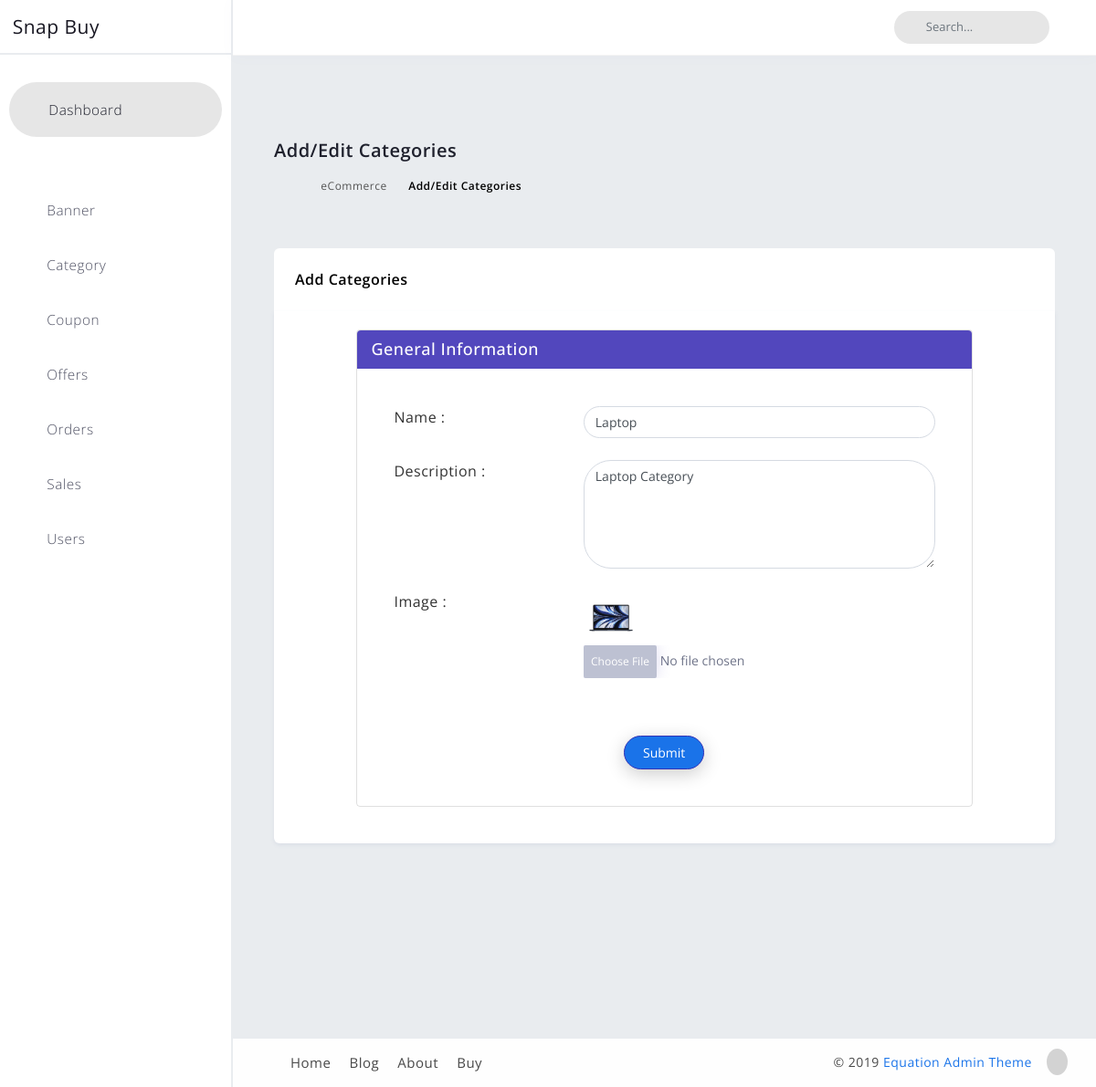
The app's page /adcategory/edit-category/1/ with its own data.
### category_adminside/models.py (models this page shows, shortened)
class Category(models.Model):
    title =      models.CharField(max_length=200)
    details =     models.TextField()
    cat_image =   models.ImageField(upload_to='categoryimage')
    created_at =  models.DateTimeField(auto_now_add=True)

### category_adminside/views.py (the view, shortened to what this page needs)
# urls.py: path('edit-category/<int:id>/',views.editcategory_view,name = 'category-edit'),
def editcategory_view(request,id):
    category = Category.objects.get(id = id)
    context = {
        'category':category
    }
    return render(request,'cat_adminside/addcategory.html',context)

### newcart/views.py (called while the page is built)
def _cart_id_(request):
    cart = request.session.session_key
    if not cart:
        cart = request.session.create()
    return cart

### templates/cat_adminside/addcategory.html (shortened to what this page needs)
{% extends 'cat_adminside/cat_adminbase.html' %}
{% load static %}
{% block blockcontent %}
        <div id="content" class="main-content">
            <div class="container">
                <div class="page-header">
                    <div class="page-title">
                        <h3>Add/Edit Categories</h3>
                        <div class="crumbs">
                            <ul id="breadcrumbs" class="breadcrumb">
                                <li><a href="index.html"><i class="flaticon-home-fill"></i></a></li>
                                <li><a href="#">eCommerce</a></li>
                                <li class="active"><a href="#">Add/Edit Categories</a> </li>
                            </ul>
                        </div>
                    </div>
                </div>
                <div class="row">
                    <div class="col-xl-12 col-lg-12 col-md-12 col-sm-12 col-12 layout-spacing">
                        <div class="statbox widget box box-shadow">
                            <div class="widget-header">
                                <div class="row">
                                    <div class="col-xl-12 col-md-12 col-sm-12 col-12">
                                        <h4>Add Categories </h4>
                                    </div>
                                </div>
                            </div>
                            <div class="widget-content widget-content-area add-category">
                                <div class="row">
                                    <div class="mx-xl-auto col-xl-10 col-md-12">
                                        <div class="card card-default">
                                            <div class="card-heading"><h2 class="card-title"><span>General Information</span></h2></div>
                                            <div class="card-body">
                                                <div class="card-body">
                                                    <form class="form-horizontal" method="POST" enctype="multipart/form-data">
                                                        <div class="form-group mb-4">
                                                            <div class="row">
                                                                <label class="col-md-4">Name :</label>
                                                                <div class="col-md-8">
                                                                    <input class="form-control" id="name" value="{{category.title}}" name="title" type="text" onkeyup="namevalidation()">
                                                                </div>
                                                            </div>
                                                        </div>
                                                        <div class="form-group mb-4">
                                                            <div class="row">
                                                                <label class="col-md-4">Description :</label>
                                                                <div class="col-md-8">
                                                                    <textarea class="form-control" rows="5" cols="5" name="details">{{category.details}}</textarea>
                                                                </div>
                                                            </div>
                                                        </div>
                                                        <div class="form-group mb-4">
                                                            <div class="row">
                                                                <label class="col-md-4">Image :</label>
                                                                <div class="col-md-8">
                                                                    <div class="custom-file">
                                                                        {% if not category %}
                                                                        <input type="file" name="image" class="form-control-file">
                                                                        {% else %}
                                                                        <a class="product-list-img" href="javascript: void(0);"><img src="{{ category.cat_image.url }}" alt="product"></a>
                                                                        <input type="file" name="image" class="form-control-file">
                                                                        {% endif %}
                                                                    </div>
                                                                </div>
                                                            </div>
                                                        </div>
                                                        <div class="align-center">
                                                            <button type="submit" class="btn btn-primary mt-5 ms-5 ">Submit</button>
                                                        </div>
                                                    </form>
                                                </div>
                                            </div>
                                        </div>
                                    </div>
                                </div>
                            </div>
                        </div>
                    </div>
                </div>
            </div>
        </div>
    {% endblock  %}

### static/adminstyles/assets/css/ecommerce/product.css (style rules this page uses)
.product-list-img img { border-radius: 14px; }
.product-list-img { background: transparent; border: none; }

### static/adminstyles/assets/css/ecommerce/product-details-2.css (style rules this page uses)
.form-control { border-radius: 4px; border-color: #d5dae2; }

### static/adminstyles/assets/css/ecommerce/addedit_product.css (style rules this page uses)
.row .col-lg-12 .widget .widget-header h4 { color: #000; }
.form-control { font-size: 14px; border-radius: 30px; }
.align-center { text-align: right; margin: 0 auto; }
.card { margin-bottom: 20px; background-color: transparent; }
.card-default > .card-heading { color: #ffffff; padding: 10px 15px; background-color: #5247bd; border-top-left-radius: 4px; border-top-right-radius: 4px; border-bottom: 1px solid #ffffff; }
.card-title { margin: 0px; font-size: 18px; font-weight: 500; }
.form-horizontal .form-group label { font-size: 16px; color: #3b3f5c; }

### static/adminstyles/assets/css/ecommerce/addedit_categories.css (style rules this page uses)
.row .col-lg-12 .widget .widget-header h4 { color: #000; }
.custom-file input[type="file"] { cursor: pointer; }
.form-control { font-size: 14px; border-radius: 30px; }
.add-category .btn, .add-sub-category .btn { color: #fff; background-color: #3232b7; border-color: #3232b7; border-radius: 30px; box-shadow: 0px 5px 20px 0 rgba(0, 0, 0, 0.2); will-change: opacity, transform; transition: all 0.3s ease-out; -webkit-transition: all 0.3s ease-out; }
.align-center { text-align: right; margin: 0 auto; }
.card { margin-bottom: 20px; background-color: transparent; }
.card-default > .card-heading { color: #fff; padding: 10px 15px; background-color: #5247bd; border-top-left-radius: 4px; border-top-right-radius: 4px; border-bottom: 1px solid #ffffff; }
.card-title { margin: 0px; font-size: 18px; font-weight: 500; }
.form-horizontal .form-group label { font-size: 16px; color: #333; }
input, textarea { -webkit-appearance: none; }
input[type="text"], input[type="email"], input[type="password"], textarea { -webkit-appearance: none; }

### records on screen
Category: title "Laptop", details "Laptop Category", cat_image (picture)
